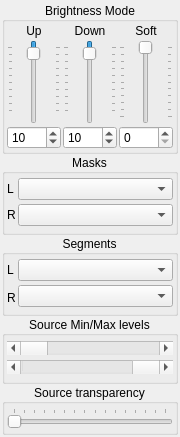
  <widget class="QDockWidget" name="dockWidget_Main">
   <property name="enabled">
    <bool>true</bool>
   </property>
   <property name="sizePolicy">
    <sizepolicy hsizetype="Ignored" vsizetype="Ignored">
     <horstretch>0</horstretch>
     <verstretch>0</verstretch>
    </sizepolicy>
   </property>
   <property name="minimumSize">
    <size>
     <width>180</width>
     <height>428</height>
    </size>
   </property>
   <property name="maximumSize">
    <size>
     <width>180</width>
     <height>100000</height>
    </size>
   </property>
   <property name="features">
    <set>QDockWidget::DockWidgetFloatable|QDockWidget::DockWidgetMovable</set>
   </property>
   <property name="allowedAreas">
    <set>Qt::LeftDockWidgetArea</set>
   </property>
   <property name="windowTitle">
    <string>Main Toolbox (F1)</string>
   </property>
   <attribute name="dockWidgetArea">
    <number>1</number>
   </attribute>
   <widget class="QWidget" name="dockWidgetContents">
    <property name="sizePolicy">
     <sizepolicy hsizetype="MinimumExpanding" vsizetype="MinimumExpanding">
      <horstretch>0</horstretch>
      <verstretch>0</verstretch>
     </sizepolicy>
    </property>
    <property name="minimumSize">
     <size>
      <width>180</width>
      <height>400</height>
     </size>
    </property>
    <property name="maximumSize">
     <size>
      <width>180</width>
      <height>16777215</height>
     </size>
    </property>
    <layout class="QVBoxLayout">
     <property name="spacing">
      <number>0</number>
     </property>
     <property name="leftMargin">
      <number>0</number>
     </property>
     <property name="topMargin">
      <number>0</number>
     </property>
     <property name="rightMargin">
      <number>0</number>
     </property>
     <property name="bottomMargin">
      <number>0</number>
     </property>
     <item>
      <layout class="QVBoxLayout">
       <property name="leftMargin">
        <number>2</number>
       </property>
       <property name="topMargin">
        <number>2</number>
       </property>
       <property name="rightMargin">
        <number>2</number>
       </property>
       <property name="bottomMargin">
        <number>2</number>
       </property>
       <item>
        <widget class="QGroupBox" name="groupBox_7">
         <property name="sizePolicy">
          <sizepolicy hsizetype="Expanding" vsizetype="Minimum">
           <horstretch>0</horstretch>
           <verstretch>0</verstretch>
          </sizepolicy>
         </property>
         <property name="minimumSize">
          <size>
           <width>120</width>
           <height>100</height>
          </size>
         </property>
         <property name="title">
          <string>Brightness Mode</string>
         </property>
         <property name="alignment">
          <set>Qt::AlignCenter</set>
         </property>
         <property name="flat">
          <bool>false</bool>
         </property>
         <layout class="QGridLayout">
          <property name="leftMargin">
           <number>2</number>
          </property>
          <property name="topMargin">
           <number>2</number>
          </property>
          <property name="rightMargin">
           <number>2</number>
          </property>
          <property name="bottomMargin">
           <number>2</number>
          </property>
          <property name="spacing">
           <number>2</number>
          </property>
          <item row="0" column="0">
           <widget class="QLabel" name="label_6">
            <property name="text">
             <string>Up</string>
            </property>
            <property name="alignment">
             <set>Qt::AlignCenter</set>
            </property>
           </widget>
          </item>
          <item row="0" column="1">
           <widget class="QLabel" name="label_7">
            <property name="text">
             <string>Down</string>
            </property>
            <property name="alignment">
             <set>Qt::AlignCenter</set>
            </property>
           </widget>
          </item>
          <item row="0" column="2">
           <widget class="QLabel" name="label_8">
            <property name="text">
             <string>Soft</string>
            </property>
            <property name="alignment">
             <set>Qt::AlignCenter</set>
            </property>
           </widget>
          </item>
          <item row="1" column="0">
           <widget class="QSlider" name="verticalSlider">
            <property name="sizePolicy">
             <sizepolicy hsizetype="Minimum" vsizetype="Expanding">
              <horstretch>0</horstretch>
              <verstretch>0</verstretch>
             </sizepolicy>
            </property>
            <property name="layoutDirection">
             <enum>Qt::RightToLeft</enum>
            </property>
            <property name="minimum">
             <number>1</number>
            </property>
            <property name="value">
             <number>10</number>
            </property>
            <property name="orientation">
             <enum>Qt::Vertical</enum>
            </property>
            <property name="invertedAppearance">
             <bool>true</bool>
            </property>
            <property name="invertedControls">
             <bool>false</bool>
            </property>
            <property name="tickPosition">
             <enum>QSlider::TicksBothSides</enum>
            </property>
           </widget>
          </item>
          <item row="1" column="1">
           <widget class="QSlider" name="verticalSlider_2">
            <property name="sizePolicy">
             <sizepolicy hsizetype="Minimum" vsizetype="Expanding">
              <horstretch>0</horstretch>
              <verstretch>0</verstretch>
             </sizepolicy>
            </property>
            <property name="layoutDirection">
             <enum>Qt::RightToLeft</enum>
            </property>
            <property name="minimum">
             <number>1</number>
            </property>
            <property name="value">
             <number>10</number>
            </property>
            <property name="orientation">
             <enum>Qt::Vertical</enum>
            </property>
            <property name="invertedAppearance">
             <bool>true</bool>
            </property>
            <property name="invertedControls">
             <bool>false</bool>
            </property>
            <property name="tickPosition">
             <enum>QSlider::TicksBothSides</enum>
            </property>
           </widget>
          </item>
          <item row="1" column="2">
           <widget class="QSlider" name="verticalSlider_3">
            <property name="sizePolicy">
             <sizepolicy hsizetype="Minimum" vsizetype="Expanding">
              <horstretch>0</horstretch>
              <verstretch>0</verstretch>
             </sizepolicy>
            </property>
            <property name="layoutDirection">
             <enum>Qt::RightToLeft</enum>
            </property>
            <property name="minimum">
             <number>0</number>
            </property>
            <property name="maximum">
             <number>10</number>
            </property>
            <property name="pageStep">
             <number>1</number>
            </property>
            <property name="value">
             <number>0</number>
            </property>
            <property name="orientation">
             <enum>Qt::Vertical</enum>
            </property>
            <property name="invertedAppearance">
             <bool>true</bool>
            </property>
            <property name="invertedControls">
             <bool>false</bool>
            </property>
            <property name="tickPosition">
             <enum>QSlider::TicksBothSides</enum>
            </property>
           </widget>
          </item>
          <item row="2" column="0">
           <widget class="KeysafeSpinBox" name="SpinUp">
            <property name="enabled">
             <bool>true</bool>
            </property>
            <property name="focusPolicy">
             <enum>Qt::WheelFocus</enum>
            </property>
            <property name="readOnly">
             <bool>false</bool>
            </property>
            <property name="buttonSymbols">
             <enum>QAbstractSpinBox::UpDownArrows</enum>
            </property>
            <property name="keyboardTracking">
             <bool>false</bool>
            </property>
            <property name="minimum">
             <number>1</number>
            </property>
            <property name="value">
             <number>10</number>
            </property>
           </widget>
          </item>
          <item row="2" column="1">
           <widget class="KeysafeSpinBox" name="SpinDown">
            <property name="enabled">
             <bool>true</bool>
            </property>
            <property name="focusPolicy">
             <enum>Qt::WheelFocus</enum>
            </property>
            <property name="keyboardTracking">
             <bool>false</bool>
            </property>
            <property name="minimum">
             <number>1</number>
            </property>
            <property name="value">
             <number>10</number>
            </property>
           </widget>
          </item>
          <item row="2" column="2">
           <widget class="KeysafeSpinBox" name="SpinSoft">
            <property name="enabled">
             <bool>true</bool>
            </property>
            <property name="focusPolicy">
             <enum>Qt::WheelFocus</enum>
            </property>
            <property name="keyboardTracking">
             <bool>false</bool>
            </property>
            <property name="minimum">
             <number>0</number>
            </property>
            <property name="maximum">
             <number>10</number>
            </property>
            <property name="value">
             <number>0</number>
            </property>
           </widget>
          </item>
         </layout>
        </widget>
       </item>
       <item>
        <widget class="QGroupBox" name="groupBox_5">
         <property name="sizePolicy">
          <sizepolicy hsizetype="Expanding" vsizetype="Fixed">
           <horstretch>0</horstretch>
           <verstretch>0</verstretch>
          </sizepolicy>
         </property>
         <property name="minimumSize">
          <size>
           <width>158</width>
           <height>81</height>
          </size>
         </property>
         <property name="title">
          <string>Masks</string>
         </property>
         <property name="alignment">
          <set>Qt::AlignCenter</set>
         </property>
         <layout class="QHBoxLayout">
          <property name="spacing">
           <number>2</number>
          </property>
          <property name="leftMargin">
           <number>2</number>
          </property>
          <property name="topMargin">
           <number>2</number>
          </property>
          <property name="rightMargin">
           <number>2</number>
          </property>
          <property name="bottomMargin">
           <number>2</number>
          </property>
          <item>
           <layout class="QGridLayout">
            <item row="0" column="0">
             <widget class="QLabel" name="label">
              <property name="text">
               <string>L</string>
              </property>
             </widget>
            </item>
            <item row="0" column="1">
             <widget class="QComboBox" name="MaskBoxLeft">
              <property name="sizePolicy">
               <sizepolicy hsizetype="Expanding" vsizetype="Fixed">
                <horstretch>0</horstretch>
                <verstretch>0</verstretch>
               </sizepolicy>
              </property>
             </widget>
            </item>
            <item row="1" column="0">
             <widget class="QLabel" name="label_2">
              <property name="text">
               <string>R</string>
              </property>
             </widget>
            </item>
            <item row="1" column="1">
             <widget class="QComboBox" name="MaskBoxRight"/>
            </item>
           </layout>
          </item>
         </layout>
        </widget>
       </item>
       <item>
        <widget class="QGroupBox" name="groupBox_6">
         <property name="sizePolicy">
          <sizepolicy hsizetype="Expanding" vsizetype="Fixed">
           <horstretch>0</horstretch>
           <verstretch>0</verstretch>
          </sizepolicy>
         </property>
         <property name="minimumSize">
          <size>
           <width>158</width>
           <height>81</height>
          </size>
         </property>
         <property name="title">
          <string>Segments</string>
         </property>
         <property name="alignment">
          <set>Qt::AlignCenter</set>
         </property>
         <layout class="QHBoxLayout">
          <property name="spacing">
           <number>2</number>
          </property>
          <property name="leftMargin">
           <number>2</number>
          </property>
          <property name="topMargin">
           <number>2</number>
          </property>
          <property name="rightMargin">
           <number>2</number>
          </property>
          <property name="bottomMargin">
           <number>2</number>
          </property>
          <item>
           <layout class="QGridLayout">
            <item row="0" column="0">
             <widget class="QLabel" name="label_4">
              <property name="text">
               <string>L</string>
              </property>
             </widget>
            </item>
            <item row="1" column="0">
             <widget class="QLabel" name="label_5">
              <property name="sizePolicy">
               <sizepolicy hsizetype="Maximum" vsizetype="Preferred">
                <horstretch>0</horstretch>
                <verstretch>0</verstretch>
               </sizepolicy>
              </property>
              <property name="text">
               <string>R</string>
              </property>
             </widget>
            </item>
           </layout>
          </item>
          <item>
           <layout class="QGridLayout">
            <item row="0" column="0">
             <widget class="QComboBox" name="SegBoxLeft"/>
            </item>
            <item row="1" column="0">
             <widget class="QComboBox" name="SegBoxRight"/>
            </item>
           </layout>
          </item>
         </layout>
        </widget>
       </item>
       <item>
        <widget class="QGroupBox" name="groupBox_2">
         <property name="sizePolicy">
          <sizepolicy hsizetype="Expanding" vsizetype="Fixed">
           <horstretch>0</horstretch>
           <verstretch>0</verstretch>
          </sizepolicy>
         </property>
         <property name="minimumSize">
          <size>
           <width>158</width>
           <height>68</height>
          </size>
         </property>
         <property name="title">
          <string>Source Min/Max levels</string>
         </property>
         <property name="alignment">
          <set>Qt::AlignCenter</set>
         </property>
         <layout class="QVBoxLayout">
          <property name="spacing">
           <number>2</number>
          </property>
          <property name="leftMargin">
           <number>2</number>
          </property>
          <property name="topMargin">
           <number>2</number>
          </property>
          <property name="rightMargin">
           <number>2</number>
          </property>
          <property name="bottomMargin">
           <number>2</number>
          </property>
          <item>
           <widget class="QScrollBar" name="MinSlider">
            <property name="maximum">
             <number>255</number>
            </property>
            <property name="pageStep">
             <number>20</number>
            </property>
            <property name="value">
             <number>0</number>
            </property>
            <property name="orientation">
             <enum>Qt::Horizontal</enum>
            </property>
           </widget>
          </item>
          <item>
           <widget class="QScrollBar" name="MaxSlider">
            <property name="maximum">
             <number>255</number>
            </property>
            <property name="pageStep">
             <number>20</number>
            </property>
            <property name="value">
             <number>255</number>
            </property>
            <property name="orientation">
             <enum>Qt::Horizontal</enum>
            </property>
           </widget>
          </item>
         </layout>
        </widget>
       </item>
       <item>
        <widget class="QGroupBox" name="groupBox_3">
         <property name="sizePolicy">
          <sizepolicy hsizetype="Expanding" vsizetype="Fixed">
           <horstretch>0</horstretch>
           <verstretch>0</verstretch>
          </sizepolicy>
         </property>
         <property name="minimumSize">
          <size>
           <width>158</width>
           <height>51</height>
          </size>
         </property>
         <property name="title">
          <string>Source transparency</string>
         </property>
         <property name="alignment">
          <set>Qt::AlignCenter</set>
         </property>
         <layout class="QHBoxLayout">
          <property name="spacing">
           <number>2</number>
          </property>
          <property name="leftMargin">
           <number>2</number>
          </property>
          <property name="topMargin">
           <number>2</number>
          </property>
          <property name="rightMargin">
           <number>2</number>
          </property>
          <property name="bottomMargin">
           <number>2</number>
          </property>
          <item>
           <widget class="QSlider" name="TransSlider">
            <property name="minimum">
             <number>0</number>
            </property>
            <property name="maximum">
             <number>15</number>
            </property>
            <property name="pageStep">
             <number>4</number>
            </property>
            <property name="orientation">
             <enum>Qt::Horizontal</enum>
            </property>
            <property name="invertedAppearance">
             <bool>false</bool>
            </property>
            <property name="tickPosition">
             <enum>QSlider::TicksAbove</enum>
            </property>
           </widget>
          </item>
         </layout>
        </widget>
       </item>
      </layout>
     </item>
    </layout>
   </widget>
  </widget>
